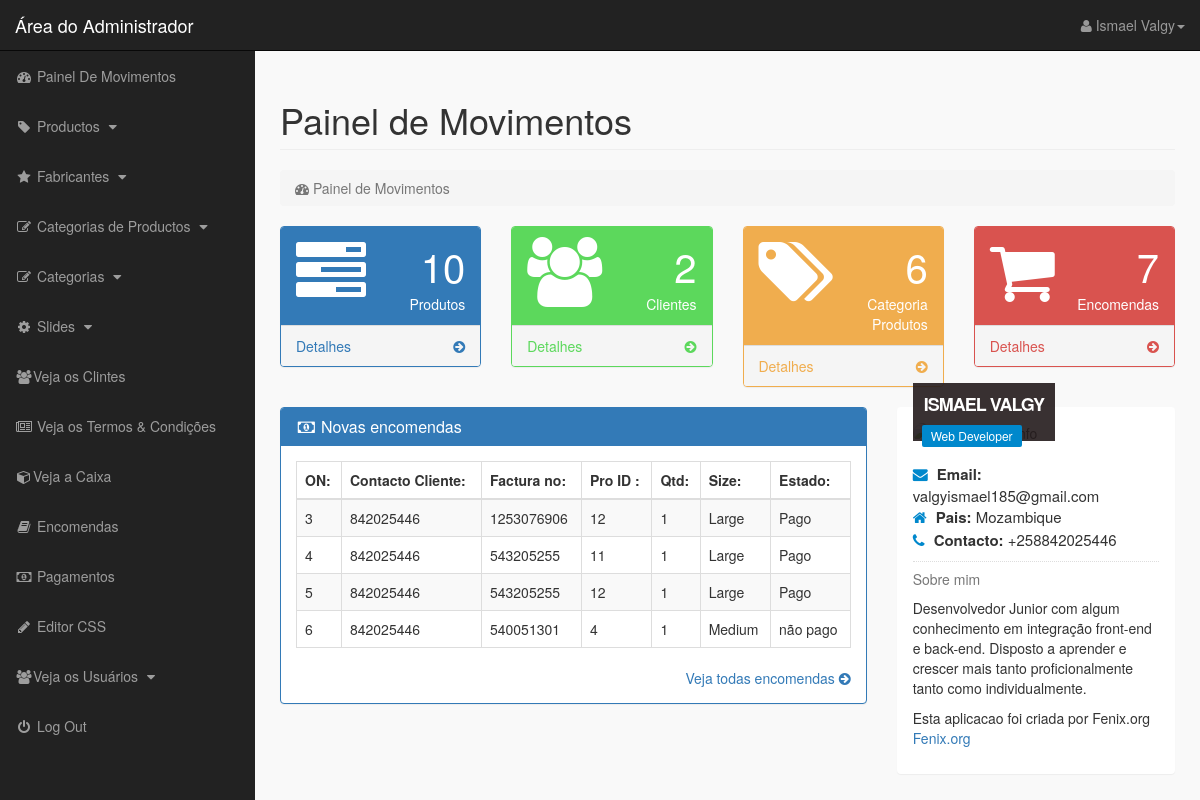
Page /admin_area/index.php?dashboard (signed in) on the committed database.
### tables this page shows
CREATE TABLE `pending_orders` (
  `order_id` int(10) NOT NULL,
  `customer_id` int(10) NOT NULL,
  `invoice_no` int(10) NOT NULL,
  `product_id` text NOT NULL,
  `qty` int(10) NOT NULL,
  `size` text NOT NULL,
  `order_status` text NOT NULL
);

CREATE TABLE `customers` (
  `customer_id` int(10) NOT NULL,
  `customer_name` varchar(255) NOT NULL,
  `customer_email` varchar(255) NOT NULL,
  `customer_pass` varchar(255) NOT NULL,
  `customer_city` text NOT NULL,
  `customer_contact` varchar(255) NOT NULL,
  `customer_address` text NOT NULL,
  `customer_image` text NOT NULL,
  `customer_ip` varchar(100) NOT NULL
);

### admin_area/dashboard.php (the view, shortened to what this page needs)
<?php
    if(!isset($_SESSION['admin_email'])){
        echo"<script>window.open('login.php','_self')</script>";
    }else{
?>
   <div class="row">
    <div class="col-lg-12">
        <h1 class="page-header">Painel de Movimentos</h1>
        <ol class="breadcrumb">
            <li class="active">
                <i class="fa fa-dashboard"></i> Painel de Movimentos
            </li>
        </ol>
    </div>
</div>
<div class="row">
    <div class="col-lg-3 col-md-6">
        <div class="panel panel-primary">
            <div class="panel-heading">
                <div class="row">
                    <div class="col-xs-3">
                        <i class="fa fa-tasks fa-5x"></i>
                    </div>
                    <div class="col-xs-9 text-right">
                        <div class="huge"><?php echo $count_products;?></div>
                            <div> Produtos </div>
                    </div>
                </div>
            </div>
            <a href="index.php?view_product">
                <div class="panel-footer">
                    <span class="pull-left">
                        Detalhes
                    </span>
                    <span class="pull-right">
                        <i class="fa fa-arrow-circle-right"></i>
                    </span>
                    <div class="clearfix"></div>
                </div>
            </a>
        </div>
    </div>
    <div class="col-lg-3 col-md-6">
        <div class="panel panel-green">
            <div class="panel-heading">
                <div class="row">
                    <div class="col-xs-3">
                        <i class="fa fa-users fa-5x"></i>
                    </div>
                    <div class="col-xs-9 text-right">
                        <div class="huge"> <?php echo $count_customers;?> </div>
                            <div> Clientes  </div>
                    </div>
                </div>
            </div>
            <a href="index.php?view_customers">
                <div class="panel-footer">
                    <span class="pull-left">
                        Detalhes
                    </span>
                    <span class="pull-right">
                        <i class="fa fa-arrow-circle-right"></i>
                    </span>
                    <div class="clearfix"></div>
                </div>
            </a>
        </div>
    </div>
    <div class="col-lg-3 col-md-6">
        <div class="panel panel-yellow">
            <div class="panel-heading">
                <div class="row">
                    <div class="col-xs-3">
                        <i class="fa fa-tags fa-5x"></i>
                    </div>
                    <div class="col-xs-9 text-right">
                        <div class="huge"> <?php echo $count_p_categories;?> </div>
                            <div> Categoria Produtos </div>
                    </div>
                </div>
            </div>
            <a href="index.php?view_p_cats">
                <div class="panel-footer">
                    <span class="pull-left">
                        Detalhes
                    </span>
                    <span class="pull-right">
                        <i class="fa fa-arrow-circle-right"></i>
                    </span>
                    <div class="clearfix"></div>
                </div>
            </a>
        </div>
    </div>
    <div class="col-lg-3 col-md-6">
        <div class="panel panel-red">
            <div class="panel-heading">
                <div class="row">
                    <div class="col-xs-3">
                        <i class="fa fa-shopping-cart fa-5x"></i>
                    </div>
                    <div class="col-xs-9 text-right">
                        <div class="huge"> <?php echo $count_pending_orders; ?> </div>
                            <div> Encomendas </div>
                    </div>
                </div>
            </div>
            <a href="index.php?view_orders">
                <div class="panel-footer">
                    <span class="pull-left">
                        Detalhes
                    </span>
                    <span class="pull-right">
                        <i class="fa fa-arrow-circle-right"></i>
                    </span>
                    <div class="clearfix"></div>
                </div>
            </a>
        </div>
    </div>
</div>
<div class="row">
    <div class="col-lg-8">
        <div class="panel panel-primary">
            <div class="panel-heading">
                <h3 class="panel-title">
                    <i class="fa fa-money fa-fw"></i> Novas encomendas
                </h3>
            </div>
            <div class="panel-body">
                <div class="table-responsive">
                    <table class="table table-hover table-striped table-bordered">
                        <thead>
                           <tr>
                                <th> ON: </th>
                                <th> Contacto Cliente: </th>
                                <th> Factura no: </th>
                                <th> Pro ID : </th>
                                <th> Qtd: </th>
                                <th> Size: </th>
                                <th> Estado: </th>
                           </tr>
                        </thead>
                        <tbody>
                           <?php
                                $get_order = "select * from pending_orders order by 1  LIMIT 0,4";
                                $run_order = mysqli_query($con,$get_order);
                                while($row_order=mysqli_fetch_array($run_order)){
                                    $order_id = $row_order['order_id'];
                                    $c_id = $row_order['customer_id'];
                                    $invoice_no = $row_order['invoice_no'];
                                    $product_id = $row_order['product_id'];
                                    $qty = $row_order['qty'];
                                    $size = $row_order['size'];
                                    $order_status = $row_order['order_status'];
                            ?>
                                <?php
                                    $get_customer = "select * from customers where customer_id='$c_id'";
                                    $run_customer = mysqli_query($con,$get_customer);
                                    $row_customer = mysqli_fetch_array($run_customer);
                                    $customer_contact = $row_customer['customer_contact'];
                                  ?>
                            <tr>
                                <td> <?php echo $order_id; ?> </td>
                                <td> <?php echo $customer_contact; ?></td>
                                <td> <?php echo $invoice_no; ?> </td>
                                <td> <?php echo $product_id; ?> </td>
                                <td> <?php echo $qty; ?> </td>
                                <td> <?php echo $size; ?> </td>
                                <td>
                                    <?php
                                        if($order_status!='Pago'){
                                            echo $order_status='não pago';
                                        }else{
                                            echo $order_status='Pago';
                                        }
                                    ?>
                                </td>
                            </tr>
                            <?php } ?>
                        </tbody>
                    </table>
                </div>
                <div class="text-right">
                    <a href="index.php?view_orders" style="text-decoration: none;">
                        Veja todas encomendas <i class="fa fa-arrow-circle-right"></i>
                    </a>
                </div>
            </div>
        </div>
    </div>
    <div class="col-md-4">
    <div class="panel">
        <div class="panel-body">
            <div class="mb-md thumb-info">
                <div class="thumb-info-title">
                    <span class="thumb-info-inner"><?php echo $admin_name; ?></span>
                    <span class="thumb-info-type"> <?php echo $admin_job; ?></span>
                </div>
            </div>
            <br/>
            <div class="mb-md">
                <div class="widget-content-expanded">
                    <i class="fa fa-envelope"></i> <span> Email: </span><?php echo $admin_email; ?><br/>
                    <i class="fa fa-home"></i> <span> Pais: </span>  <?php echo $admin_country; ?><br/>
                    <i class="fa fa-phone"></i> <span> Contacto: </span><?php echo $admin_contact; ?><br/>
                </div>
                <hr class="dotted short">
                <h5 class="text-muted">Sobre mim</h5>
                <div class="text-align"><?php echo $admin_about; ?></div>
                <p>
                    Esta aplicacao foi criada por Fenix.org<br/>
                    <a href="#">Fenix.org</a>
                </p>
            </div>
        </div>
    </div>
    </div>
</div>
<?php }?>

### admin_area/includes/sidebar.php (shortened to what this page needs)
<?php
    if(!isset($_SESSION['admin_email'])){
        echo"<script>window.open('login.php','_self')</script>";
    }else{
?>
   <nav class="navbar navbar-inverse navbar-fixed-top">
    <div class="navbar-header">
        <a href="index.php?dashboard" class="navbar-brand">Área do Administrador</a>
    </div>
    <ul class="nav navbar-right top-nav">
        <li class="dropdown">
            <a href="#" class="dropdown-toggle" data-toggle="dropdown">
                <i class="fa fa-user"></i> <?php echo $admin_name; ?><b class="caret"></b>
            </a>
        </li>
    </ul>
    <div class="collapse navbar-collapse navbar-ex1-collapse">
        <ul class="nav navbar-nav side-nav">
            <li>
                   <a href="index.php?dashboard">
                       <i class="fa fa-fw fa-dashboard"></i> Painel De Movimentos
                   </a>
            </li>
            <li>
                   <a href="#" data-toggle="collapse" data-target="#products">
                       <i class="fa fa-fw fa-tag"></i> Productos
                       <i class="fa fa-fw fa-caret-down"></i>
                   </a>
            </li><li>
                   <a href="#" data-toggle="collapse" data-target="#manufacturer">
                       <i class="fa fa-fw fa-star"></i> Fabricantes
                       <i class="fa fa-fw fa-caret-down"></i>
                   </a>
            </li>
            <li>
                   <a href="#" data-toggle="collapse" data-target="#p_cat">
                       <i class="fa fa-fw fa-edit"></i> Categorias de Productos
                       <i class="fa fa-fw fa-caret-down"></i>
                   </a>
            </li>
            <li>
                   <a href="#" data-toggle="collapse" data-target="#cat">
                       <i class="fa fa-fw fa-edit"></i> Categorias
                       <i class="fa fa-fw fa-caret-down"></i>
                   </a>
            </li>
            <li>
                   <a href="#" data-toggle="collapse" data-target="#slides">
                       <i class="fa fa-fw fa-gear"></i> Slides
                       <i class="fa fa-fw fa-caret-down"></i>
                   </a>
            </li>
            <li>
                <a href="index.php?view_customers">
                    <i class="fa fa-fw fa-users"></i>Veja os Clintes
                </a>
            </li>
            <li>
                <a href="index.php?view_terms">
                    <i class="fa fa-fw fa-newspaper-o"></i> Veja os Termos & Condições
                </a>
            </li>
            <li>
                <a href="index.php?view_box">
                    <i class="fa fa-fw fa-cube"></i>Veja a Caixa
                </a>
            </li>
            <li>
                <a href="index.php?view_orders">
                    <i class="fa fa-fw fa-book"></i> Encomendas
                </a>
            </li>
            <li>
                <a href="index.php?view_payments">
                    <i class="fa fa-fw fa-money"></i> Pagamentos
                </a>
            </li>
            <li>
            <li>
                <a href="index.php?edit_css">
                    <i class="fa fa-fw fa-pencil"></i> Editor CSS
                </a>
            </li>
            <li>
                   <a href="#" data-toggle="collapse" data-target="#users">
                       <i class="fa fa-fw fa-users"></i>Veja os Usuários
                       <i class="fa fa-fw fa-caret-down"></i>
                   </a>
            </li>
            <li>
                <a href="logout.php">
                    <i class="fa fa-fw fa-power-off"></i> Log Out
                </a>
            </li>
        </ul>
    </div>
</nav>
<?php } ?>

### admin_area/css/style.css (style rules this page uses)
body { margin-top: 100px; }
@media (min-width: 768px) { body { margin-top: 50px; } }
.top-nav { padding: 0 15px; }
.top-nav>li { float: left; display: inline-block; }
.top-nav>li>a { color: #999999; line-height: 20px; padding-top: 15px; padding-bottom: 15px; }
@media (min-width: 768px) { .side-nav { position: fixed; top: 51px; bottom: 0; width: 255px; overflow-y: auto; overflow-x: hidden; background-color: #222222; padding-bottom: 40px; border-radius: 0; } }
@media (min-width: 768px) { .side-nav>li>a { width: 255px; } }
.huge { font-size: 40px; line-height: normal; }
.panel-green { border-color: #5cd85c; }
.panel-green>.panel-heading { color: #ffffff; background-color: #5cd85c; }
.panel-green>a { color: #5cd85c; }
.panel-yellow { border-color: #f0ad4e; }
.panel-yellow>.panel-heading { color: #ffffff; background-color: #f0ad4e; }
.panel-yellow>a { color: #f0ad4e; }
.panel-red { border-color: #d9534f; }
.panel-red>.panel-heading { color: #ffffff; background-color: #d9534f; }
.panel-red>a { color: #d9534f; }
.panel-body { border-radius: 5px; }
.thumb-info { position: relative; }
hr { border: 0; height: 1px; margin: 10px 0 10px 0; }
hr.dotted { border-bottom: 1px #dddddd dotted; height: 0px; margin: 10px 0 10px 0; }
.thumb-info .thumb-info-title { background: rgba(36,27,28,.9); bottom: 10%; color: #ffffff; font-size: 18px; font-weight: 600; left: 0; letter-spacing: -1px; padding: 9px 11px 9px; position: absolute; text-transform: uppercase; z-index: 1; }
.thumb-info .thumb-info-inner { display: block; }
.thumb-info .thumb-info-type { background: #0088cc; display: inline-block; border-radius: 2px; float: left; font-size: 12px; font-weight: 400; letter-spacing: 0; margin: 8px -2px -15px -2px; padding: 2px 9px; text-transform: none; }
.widget-content-expanded { font-size: 15px; }
.widget-content-expanded span { font-weight: 600; }
.widget-content-expanded i { color: #0088cc; margin-right: 5px; }

### rows in the picture
pending_orders: order_id "3", customer.customer_contact "842025446", invoice_no "1253076906", product "12", qty "1", size "Large"
pending_orders: order_id "4", customer.customer_contact "842025446", invoice_no "543205255", product "11", qty "1", size "Large"
pending_orders: order_id "5", customer.customer_contact "842025446", invoice_no "543205255", product "12", qty "1", size "Large"
pending_orders: order_id "6", customer.customer_contact "842025446", invoice_no "540051301", product "4", qty "1", size "Medium"

### other values in the picture
$admin_name "Ismael Valgy"
$count_products "10"
$count_customers "2"
$count_p_categories "6"
$count_pending_orders "7"
$admin_name "ISMAEL VALGY"
$admin_job "Web Developer"
$admin_email "valgyismael185@gmail.com"
$admin_country "Mozambique"
$admin_contact "+258842025446"
$admin_about "Desenvolvedor Junior com algum conhecimento em integração front-end e back-end. Disposto a aprender e crescer mais tanto proficionalmente tanto como individualmente."
